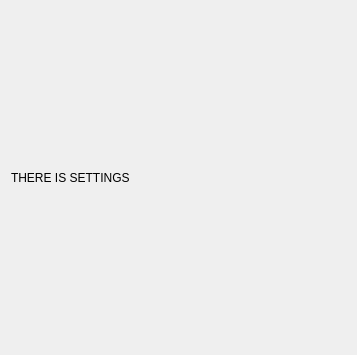
<?xml version="1.0" encoding="UTF-8"?>
<ui version="4.0">
 <class>SettingsWidget</class>
 <widget class="QWidget" name="SettingsWidget">
  <property name="geometry">
   <rect>
    <x>0</x>
    <y>0</y>
    <width>357</width>
    <height>355</height>
   </rect>
  </property>
  <property name="windowTitle">
   <string>Form</string>
  </property>
  <layout class="QGridLayout" name="gridLayout">
   <item row="0" column="0">
    <widget class="QLabel" name="label">
     <property name="text">
      <string>THERE IS SETTINGS</string>
     </property>
    </widget>
   </item>
  </layout>
 </widget>
 <resources/>
 <connections/>
</ui>
